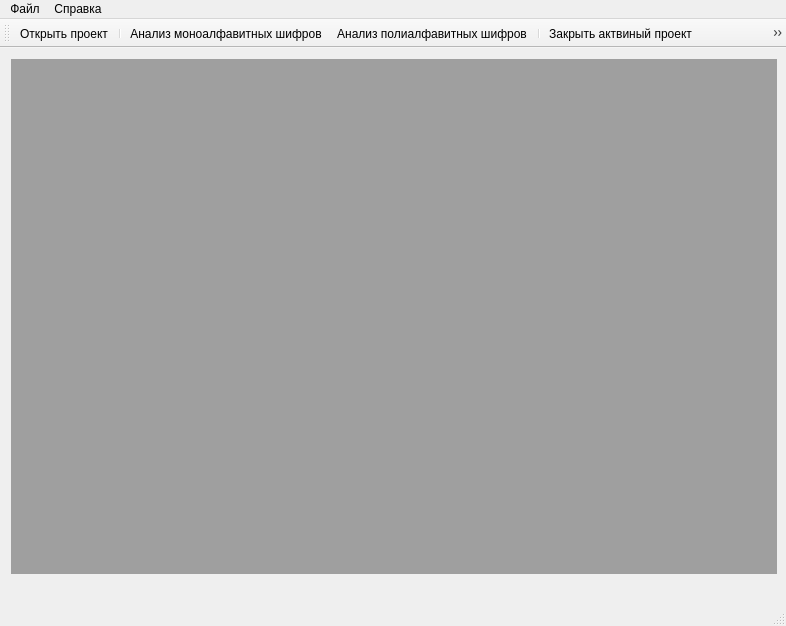
<?xml version="1.0" encoding="UTF-8"?>
<ui version="4.0">
 <class>MDIWindow</class>
 <widget class="QMainWindow" name="MDIWindow">
  <property name="geometry">
   <rect>
    <x>0</x>
    <y>0</y>
    <width>786</width>
    <height>626</height>
   </rect>
  </property>
  <property name="windowTitle">
   <string>MainWindow</string>
  </property>
  <property name="windowIcon">
   <iconset resource="rec.qrc">
    <normaloff>:/img/ct.png</normaloff>:/img/ct.png</iconset>
  </property>
  <widget class="QWidget" name="centralwidget">
   <widget class="QMdiArea" name="mdiArea">
    <property name="geometry">
     <rect>
      <x>11</x>
      <y>11</y>
      <width>766</width>
      <height>515</height>
     </rect>
    </property>
    <property name="verticalScrollBarPolicy">
     <enum>Qt::ScrollBarAsNeeded</enum>
    </property>
    <property name="horizontalScrollBarPolicy">
     <enum>Qt::ScrollBarAsNeeded</enum>
    </property>
    <property name="viewMode">
     <enum>QMdiArea::SubWindowView</enum>
    </property>
   </widget>
  </widget>
  <widget class="QMenuBar" name="menubar">
   <property name="geometry">
    <rect>
     <x>0</x>
     <y>0</y>
     <width>786</width>
     <height>26</height>
    </rect>
   </property>
   <property name="defaultUp">
    <bool>false</bool>
   </property>
   <property name="nativeMenuBar">
    <bool>false</bool>
   </property>
   <widget class="QMenu" name="menu">
    <property name="title">
     <string>Файл</string>
    </property>
    <widget class="QMenu" name="menu_2">
     <property name="title">
      <string>Создать проект</string>
     </property>
     <property name="icon">
      <iconset resource="rec.qrc">
       <normaloff>:/img/create.png</normaloff>:/img/create.png</iconset>
     </property>
     <addaction name="mono"/>
     <addaction name="poly"/>
    </widget>
    <addaction name="menu_2"/>
    <addaction name="open_project"/>
    <addaction name="separator"/>
    <addaction name="close_tab"/>
    <addaction name="close_all"/>
    <addaction name="separator"/>
    <addaction name="action_3"/>
   </widget>
   <widget class="QMenu" name="menu_3">
    <property name="title">
     <string>Справка</string>
    </property>
    <addaction name="about"/>
   </widget>
   <addaction name="menu"/>
   <addaction name="menu_3"/>
  </widget>
  <widget class="QStatusBar" name="statusbar"/>
  <widget class="QToolBar" name="toolBar">
   <property name="windowTitle">
    <string>Панель инструментов</string>
   </property>
   <property name="movable">
    <bool>true</bool>
   </property>
   <property name="iconSize">
    <size>
     <width>40</width>
     <height>40</height>
    </size>
   </property>
   <attribute name="toolBarArea">
    <enum>TopToolBarArea</enum>
   </attribute>
   <attribute name="toolBarBreak">
    <bool>false</bool>
   </attribute>
   <addaction name="open_project"/>
   <addaction name="separator"/>
   <addaction name="mono"/>
   <addaction name="poly"/>
   <addaction name="separator"/>
   <addaction name="close_tab"/>
   <addaction name="close_all"/>
   <addaction name="separator"/>
   <addaction name="action_3"/>
   <addaction name="separator"/>
   <addaction name="about"/>
  </widget>
  <action name="open_project">
   <property name="icon">
    <iconset resource="rec.qrc">
     <normaloff>:/img/import.png</normaloff>:/img/import.png</iconset>
   </property>
   <property name="text">
    <string>Открыть проект</string>
   </property>
   <property name="shortcut">
    <string>Ctrl+O</string>
   </property>
  </action>
  <action name="mono">
   <property name="icon">
    <iconset resource="rec.qrc">
     <normaloff>:/img/mono.png</normaloff>:/img/mono.png</iconset>
   </property>
   <property name="text">
    <string>Анализ моноалфавитных шифров</string>
   </property>
   <property name="toolTip">
    <string>Анализ моноалфавитных шифров</string>
   </property>
   <property name="shortcut">
    <string>Ctrl+M</string>
   </property>
  </action>
  <action name="poly">
   <property name="icon">
    <iconset resource="rec.qrc">
     <normaloff>:/img/poly.png</normaloff>:/img/poly.png</iconset>
   </property>
   <property name="text">
    <string>Анализ полиалфавитных шифров</string>
   </property>
   <property name="toolTip">
    <string>Анализ полиалфавитных шифров</string>
   </property>
   <property name="shortcut">
    <string>Ctrl+P</string>
   </property>
  </action>
  <action name="action_3">
   <property name="icon">
    <iconset resource="rec.qrc">
     <normaloff>:/img/exit.png</normaloff>:/img/exit.png</iconset>
   </property>
   <property name="text">
    <string>Выход</string>
   </property>
   <property name="shortcut">
    <string>Ctrl+Q</string>
   </property>
  </action>
  <action name="close_all">
   <property name="icon">
    <iconset resource="rec.qrc">
     <normaloff>:/img/close_all.png</normaloff>:/img/close_all.png</iconset>
   </property>
   <property name="text">
    <string>Закрыть все проекты</string>
   </property>
   <property name="toolTip">
    <string>Закрыть все проекты</string>
   </property>
   <property name="shortcut">
    <string>Ctrl+Alt+W</string>
   </property>
  </action>
  <action name="about">
   <property name="icon">
    <iconset resource="rec.qrc">
     <normaloff>:/img/about.png</normaloff>:/img/about.png</iconset>
   </property>
   <property name="text">
    <string>О программе</string>
   </property>
   <property name="toolTip">
    <string>О программе</string>
   </property>
   <property name="shortcut">
    <string>F1</string>
   </property>
  </action>
  <action name="close_tab">
   <property name="icon">
    <iconset resource="rec.qrc">
     <normaloff>:/img/close_tab.png</normaloff>:/img/close_tab.png</iconset>
   </property>
   <property name="text">
    <string>Закрыть актвиный проект</string>
   </property>
   <property name="toolTip">
    <string>Закрыть активный проект</string>
   </property>
   <property name="shortcut">
    <string>Ctrl+W</string>
   </property>
   <property name="shortcutContext">
    <enum>Qt::WidgetWithChildrenShortcut</enum>
   </property>
  </action>
 </widget>
 <resources>
  <include location="rec.qrc"/>
 </resources>
 <connections/>
</ui>
